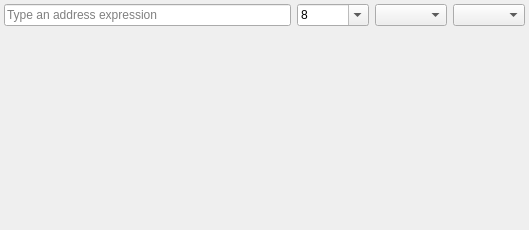
<?xml version="1.0" encoding="UTF-8"?>
<ui version="4.0">
 <class>MemoryView</class>
 <widget class="QWidget" name="MemoryView">
  <property name="geometry">
   <rect>
    <x>0</x>
    <y>0</y>
    <width>529</width>
    <height>230</height>
   </rect>
  </property>
  <property name="windowTitle">
   <string>Form</string>
  </property>
  <layout class="QVBoxLayout" name="verticalLayout">
   <property name="leftMargin">
    <number>4</number>
   </property>
   <property name="topMargin">
    <number>4</number>
   </property>
   <property name="rightMargin">
    <number>4</number>
   </property>
   <property name="bottomMargin">
    <number>4</number>
   </property>
   <item>
    <layout class="QHBoxLayout" name="horizontalLayout">
     <item>
      <widget class="QLineEdit" name="m_address">
       <property name="placeholderText">
        <string>Type an address expression</string>
       </property>
       <property name="clearButtonEnabled">
        <bool>true</bool>
       </property>
      </widget>
     </item>
     <item>
      <widget class="QComboBox" name="m_count">
       <property name="editable">
        <bool>true</bool>
       </property>
       <property name="currentText">
        <string>8</string>
       </property>
      </widget>
     </item>
     <item>
      <widget class="QComboBox" name="m_type">
       <property name="currentIndex">
        <number>-1</number>
       </property>
      </widget>
     </item>
     <item>
      <widget class="QComboBox" name="m_endianess"/>
     </item>
    </layout>
   </item>
   <item>
    <widget class="MemoryViewWidget" name="m_view" native="true"/>
   </item>
  </layout>
 </widget>
 <customwidgets>
  <customwidget>
   <class>MemoryViewWidget</class>
   <extends>QWidget</extends>
   <header>src/plugins/memory_view/memory_view_widget.h</header>
   <container>1</container>
  </customwidget>
 </customwidgets>
 <resources/>
 <connections/>
</ui>
